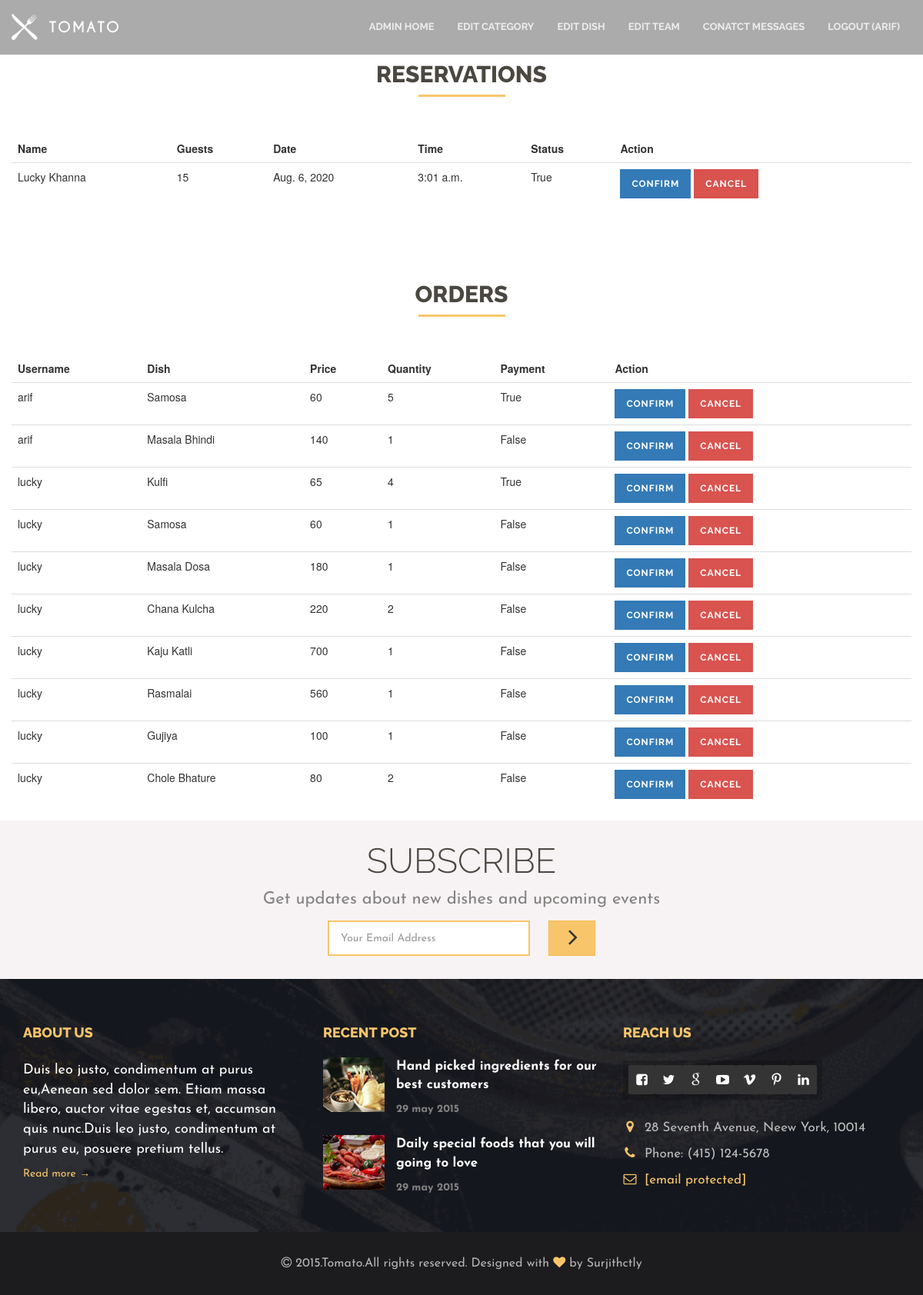
Page /management/AdminHome/ (signed in) on the committed database.
### customer/models.py (models this page shows, shortened)
class Reservation(models.Model):
    user = models.ForeignKey(User,on_delete=models.CASCADE,blank=True,null=True)
    name = models.CharField(blank=True,null=True,max_length=20)
    email = models.CharField(blank=True,null=True,max_length=40)
    guests = models.IntegerField(blank=True,null=True)
    date = models.DateField(blank=True,null=True)
    time = models.TimeField(blank=True,null=True)
    confirm = models.BooleanField(blank=True,null=True,default=False)
    mob = models.IntegerField(blank=True,null=True)

class Add_to_cart(models.Model):
    user = models.ForeignKey(User,on_delete=models.CASCADE, blank=True, null=True)
    dish = models.ForeignKey(Dish,on_delete=models.CASCADE, blank=True, null=True)
    qty = models.IntegerField(blank=True, null=True, default=1)
    confirmation = models.BooleanField(blank=True, null=True, default=False)

### management/models.py (models this page shows, shortened)
class Dish(models.Model):
    title = models.CharField(max_length=30,null=True,blank=True)
    des = models.TextField(null=True,blank=True)
    img = models.FileField(null=True,blank=True)
    img1 = models.FileField(null=True,blank=True)
    img2 = models.FileField(null=True,blank=True)
    mrp = models.IntegerField(null=True,blank=True)
    price = models.IntegerField(null=True,blank=True)
    available = models.BooleanField(default=True,null=True,blank=True)
    cat = models.ForeignKey(Category,on_delete=models.CASCADE,null=True,blank=True)

### management/views.py (the view, shortened to what this page needs)
# urls.py: path('AdminHome/',AdminHome,name='AdminHome'),
def AdminHome(request):
    if request.user.is_anonymous:
        return redirect('account')
    if not request.user.is_staff:
        return redirect('home')
    res = ReservationModel.objects.all()
    order = Add_to_cart.objects.all()
    if 'confirmOrder' in request.POST:
        Add_to_cart.objects.filter(id = request.POST['confirmOrder']).update(confirmation = True)
    if 'cancelOrder' in request.POST:
        Add_to_cart.objects.get(id = request.POST['cancelOrder']).delete()
    d = {'res':res , 'order':order}
    return render(request,'index2.html',d)

### templates/index2.html (shortened to what this page needs)
{% extends 'base2.html' %} {% block body %} {% load static %}
<div class="container">
  <div class="row">
    <div class="col-md-15">
      <div class="page-header">
        <h2>Reservations</h2>
      </div>
      <table class="table">
        <thead>
          <tr>
            <th>Name</th>
            <th>Guests</th>
            <th>Date</th>
            <th>Time</th>
            <th>Status</th>
            <th>Action</th>
          </tr>
        </thead>
        <tbody>
          {% for i in res %}
          <tr>
            <td>{{i.name}}</td>
            <td>{{i.guests}}</td>
            <td>{{i.date}}</td>
            <td>{{i.time}}</td>
            <td>{{ i.confirm }}</td>
            <form action="" method="post">
              <td>
                <button
                  type="submit"
                  name="confirm"
                  value="{{ i.id }}"
                  class="btn btn-primary btn-xs"
                >
                  Confirm
                </button>
                <button
                  type="submit"
                  name="cancel"
                  value="{{ i.id }}"
                  class="btn btn-danger btn-xs"
                >
                  Cancel
                </button>
              </td>
            </form>
            {% endfor %}
          </tr>
        </tbody>
      </table>
    </div>
  </div>
  <div class="row">
    <div class="col-md-15">
      <div class="page-header">
        <h2>Orders</h2>
      </div>
      <table class="table">
        <thead>
          <tr>
            <th>Username</th>
            <th>Dish</th>
            <th>Price</th>
            <th>Quantity</th>
            <th>Payment</th>
            <th>Action</th>
          </tr>
        </thead>
        <tbody>
          {% for i in order %}
          <tr>
            <td>{{i.user.username}}</td>
            <td>{{i.dish.title}}</td>
            <td>{{i.dish.price}}</td>
            <td>{{i.qty}}</td>
            <td>{{ i.confirmation }}</td>
            <form action="" method="post">
              <td>
                <button
                  type="submit"
                  name="confirmOrder"
                  value="{{ i.id }}"
                  class="btn btn-primary btn-xs"
                >
                  Confirm
                </button>
                <button
                  type="submit"
                  name="cancelOrder"
                  value="{{ i.id }}"
                  class="btn btn-danger btn-xs"
                >
                  Cancel
                </button>
              </td>
            </form>
            {% endfor %}
          </tr>
        </tbody>
      </table>
    </div>
  </div>
</div>
{% endblock %}

### templates/base2.html (shortened to what this page needs)
<!DOCTYPE html>
<html lang="en">
    {% load static %}
<head>
    <link rel="stylesheet" href="{% static 'css/bootstrap.min.css' %}">
    <link rel="stylesheet" href="{% static 'css/font-awesome/css/font-awesome.css' %}">
    <link rel="stylesheet" href="{% static 'css/plugin.css' %}">
    <link rel="stylesheet" href="{% static 'css/main.css' %}">
</head>
<body>
    <div class="body">
        <div class="main-wrapper">
            <nav class="navbar navbar-fixed-top">
                <div class="container">
                    <div class="navbar-header">
                        <a class="navbar-brand" href="index-2.html">
                            <img src="{% static 'img/nav-logo.png' %}" alt="nav-logo">
                        </a>
                    </div>
                    <div id="navbar" class="navbar-collapse collapse">
                        <ul class="nav navbar-nav navbar-right">
                            <li><a href="{% url 'AdminHome' %}">Admin Home</a></li>
                            <li><a href="{% url 'editCat' %}">Edit Category</a></li>
                            <li><a href="{% url 'editDish' %}">Edit Dish</a></li>
                            <li><a href="{% url 'editTeam' %}">Edit Team</a></li>
                            <li><a href="{% url 'contactUs' %}">Conatct Messages</a></li>
                            {% if request.user.is_authenticated %}
                                    <li><a href="{% url 'logout' %}">Logout ({{user.username}})</a></li>
                                    {% endif %}
                                </div>
                    </div>
                </div>
            {% block body %}
            {% endblock body %}
            <section class="subscribe">
                <div class="container">
                    <div class="row">
                        <div class="col-md-12">
                            <h1>Subscribe</h1>
                            <p>Get updates about new dishes and upcoming events</p>
                            <form class="form-inline"
                                action="https://demo.web3canvas.com/themeforest/tomato/php/subscribe.php" id="invite"
                                method="POST">
                                <div class="form-group">
                                    <input class="e-mail form-control" name="email" id="address" type="email"
                                        placeholder="Your Email Address" required>
                                </div>
                                <button type="submit" class="btn btn-default">
                                    <i class="fa fa-angle-right"></i>
                                </button>
                            </form>
                        </div>
                    </div>
                </div>
            </section>
            <section class="footer">
                <div class="container">
                    <div class="row">
                        <div class="col-md-4 col-sm-12">
                            <h1>About us</h1>
                            <p>Duis leo justo, condimentum at purus eu,Aenean sed dolor sem. Etiam massa libero, auctor
                                vitae egestas et, accumsan quis nunc.Duis leo justo, condimentum at purus eu, posuere
                                pretium tellus.</p>
                            <a href="about.html">Read more &rarr;</a>
                        </div>
                        <div class="col-md-4  col-sm-6">
                            <h1>Recent post</h1>
                            <div class="footer-blog clearfix">
                                <a href="blog_right_sidebar.html">
                                    <img src="{% static 'img/thumb8.png' %}" class="img-responsive footer-photo" alt="blog photos">
                                    <p class="footer-blog-text">Hand picked ingredients for our best customers</p>
                                    <p class="footer-blog-date">29 may 2015</p>
                                </a>
                            </div>
                            <div class="footer-blog clearfix last">
                                <a href="blog_right_sidebar.html">
                                    <img src="{% static 'img/thumb9.png' %}" class="img-responsive footer-photo" alt="blog photos">
                                    <p class="footer-blog-text">Daily special foods that you will going to love</p>
                                    <p class="footer-blog-date">29 may 2015</p>
                                </a>
                            </div>
                        </div>
                        <div class="col-md-4  col-sm-6">
                            <h1>Reach us</h1>
                            <div class="footer-social-icons">
                                <a href="https://www.facebook.com/">
                                    <i class="fa fa-facebook-square"></i>
                                </a>
                                <a href="https://www.twitter.com/">
                                    <i class="fa fa-twitter"></i>
                                </a>
                                <a href="https://plus.google.com/">
                                    <i class="fa fa-google"></i>
                                </a>
                                <a href="https://www.youtube.com/">
                                    <i class="fa fa-youtube-play"></i>
                                </a>
                                <a href="https://www.vimeo.com/">
                                    <i class="fa fa-vimeo"></i>
                                </a>
                                <a href="https://www.pinterest.com/">
                                    <i class="fa fa-pinterest-p"></i>
                                </a>
                                <a href="http://www.linkedin.com/">
                                    <i class="fa fa-linkedin"></i>
                                </a>
                            </div>
                            <div class="footer-address">
                                <p><i class="fa fa-map-marker"></i>28 Seventh Avenue, Neew York, 10014</p>
                                <p><i class="fa fa-phone"></i>Phone: (415) 124-5678</p>
                                <p><i class="fa fa-envelope-o"></i><a
                                        href="https://demo.web3canvas.com/cdn-cgi/l/email-protection"
                                        class="__cf_email__"
                                        data-cfemail="65161015150a17112517001611041017040b114b060a08">[email&#160;protected]</a>
                                </p>
                            </div>
                        </div>
                    </div>
                </div>
                <div class="footer-copyrights">
                    <div class="container">
                        <div class="row">
                            <div class="col-md-12">
                                <p><i class="fa fa-copyright"></i> 2015.Tomato.All rights reserved. Designed with <i
                                        class="fa fa-heart primary-color"></i> by Surjithctly</p>
                            </div>
                        </div>
                    </div>
                </div>
            </section>
        </div>
</body>
</html>

### static/css/main.css (style rules this page uses)
body { height:100%;overflow-y:scroll;-webkit-overflow-scrolling:touch }
h1,h2,h3,h4,h5,h6,.h1,.h2,.h3,.h4,.h5,.h6 { font-family:raleway,sans-serif;text-transform:uppercase;color:#4b4741;text-align:center;font-weight:800 }
.page-header { border:none;margin:80px 0 40px }
.page-header:after { content:"";display:block;position:relative;height:3px;width:113px;background-color:#f9c56a;margin:0 auto }
p { font-family:josefin sans,sans-serif;color:#828281;font-size:22px }
a,a:hover { text-decoration:none }
html { text-rendering:optimizeLegibility!important;-webkit-font-smoothing:antialiased!important }
.primary-color { color:#f9c56a }
.form-group { font-family:josefin sans,sans-serif }
.form-group input,.form-group textarea { border-radius:0;border:none!important;-webkit-box-shadow:none!important;-moz-box-shadow:none!important;box-shadow:none!important;background-color:#f3f1ed;padding:10px 15px }
.btn { border-radius:0;border:none;font-family:raleway,sans-serif;text-transform:uppercase;letter-spacing:1px;font-weight:700;padding:10px 15px }
.btn-default { background-color:#f9c56a }
.navbar { background-color:rgba(0,0,0,.33);color:#fff;z-index:50;margin:0;transition:.4s }
.navbar .navbar-nav>li>a { color:#ececec;text-transform:uppercase;padding:25px 15px;font-weight:700;font-size:13px;font-family:raleway,sans-serif;transition:all .5s ease }
.navbar .navbar-brand { padding:18px 0 }
.footer { background:url(../img/bg6.png) no-repeat center center;-webkit-background-size:cover;-moz-background-size:cover;-o-background-size:cover;background-size:cover }
.footer .container { padding-bottom:44px }
.footer-copyrights .container { padding-bottom:0 }
.footer h1 { color:#f9c56a;font-size:18px;text-align:left;margin:60px 0 26px }
.footer p { color:#fff;font-size:18px }
.footer-address p { color:#bcbcbc;font-size:17px }
.footer a { color:#f9c56a;text-decoration:none }
.footer .footer-blog { margin-bottom:27px }
.footer .footer-blog.last { margin-bottom:0 }
.footer .footer-blog img { float:left;margin-right:15px }
.footer .footer-blog .footer-blog-text { font-weight:700;font-size:17px;margin-top:-4px!important }
.footer .footer-blog .footer-blog-date { font-size:14px;color:#828281;font-weight:700;margin:0 }
.footer .footer-social-icons { background:rgba(0,0,0,.2);padding:6px 7px 7px;margin-bottom:25px;display:table }
.footer .footer-social-icons a { padding:9px 0 6px;margin-right:0 1px;color:#fff;background-color:#343434;border-radius:2px;width:35px;height:38px;display:inline-block;text-align:center;font-size:17px }
.footer-address .fa { margin-right:10px;color:#f9c56a;width:18px;text-align:center }
.footer .footer-copyrights { text-align:center;background-color:#1c1c1e }
.footer .footer-copyrights p { margin:30px 0;color:#b5b5b4;font-size:16px }
.subscribe { padding:30px 0;background:#f7f3f4 }
.subscribe h1 { font-weight:300;text-align:left;margin:0;float:left;line-height:45px;font-size:45px }
.subscribe p { float:left;margin:5px 0 0 40px;line-height:35px }
.subscribe form { float:right }
.subscribe form .btn .fa { font-size:34px;padding:0 8px;position:relative;top:-2px;left:2px }
.subscribe input { border:2px solid #f9c56a!important;background:#fff none repeat scroll 0% 0%;margin:0 20px;width:263px!important;line-height:42px;height:46px }
.subscribe .btn-default { padding:0 15px;height:46px;border:1px solid #f2ba57;-webkit-transition:all .5s ease;-o-transition:all .5s ease;transition:all .5s ease }
@media (max-width:1200px) { .subscribe h1,.subscribe p,.subscribe form { float:none;text-align:center } }
@media (max-width:1200px) { .subscribe p { margin-left:0;margin-top:10px } }
@media (max-width:1200px) { .subscribe form { width:100%;margin-top:10px } }
@media (max-width:1200px) { .subscribe input { margin-left:0 } }
@media (max-width:1200px) { .subscribe .form-inline .form-group { display:inline-block } }
table { width:100% }
.table thead tr th { border-radius:0!important;border:none }
.footer { font-family:Josefin Sans }
.footer .footer-blog .footer-blog-text { margin-top:-15px }
input,textarea { outline:0 }
.main-wrapper { position:relative;background:#fff }
.body { width:100%;position:relative;overflow:hidden;background:#fff }
.slick-slide,.slick-list,.slick-active,button,input,textarea { outline:0 }

### rows in the picture
Reservation: name "Lucky Khanna", guests "15", date "Aug. 6, 2020", time "3:01 a.m.", confirm "True", {{ i.id }} 5 (drawn)
Add_to_cart: user.username "arif", dish "Samosa", dish.price "60", qty "5", confirmation "True", {{ i.id }} 3 (drawn)
Add_to_cart: user.username "arif", dish "Masala Bhindi", dish.price "140", qty "1", confirmation "False", {{ i.id }} 16 (drawn)
Add_to_cart: user.username "lucky", dish "Kulfi", dish.price "65", qty "4", confirmation "True", {{ i.id }} 23 (drawn)
Add_to_cart: user.username "lucky", dish "Samosa", dish.price "60", qty "1", confirmation "False", {{ i.id }} 24 (drawn)
Add_to_cart: user.username "lucky", dish "Masala Dosa", dish.price "180", qty "1", confirmation "False", {{ i.id }} 25 (drawn)
Add_to_cart: user.username "lucky", dish "Chana Kulcha", dish.price "220", qty "2", confirmation "False", {{ i.id }} 26 (drawn)
Add_to_cart: user.username "lucky", dish "Kaju Katli", dish.price "700", qty "1", confirmation "False", {{ i.id }} 27 (drawn)
Add_to_cart: user.username "lucky", dish "Rasmalai", dish.price "560", qty "1", confirmation "False", {{ i.id }} 28 (drawn)
Add_to_cart: user.username "lucky", dish "Gujiya", dish.price "100", qty "1", confirmation "False", {{ i.id }} 29 (drawn)
Add_to_cart: user.username "lucky", dish "Chole Bhature", dish.price "80", qty "2", confirmation "False", {{ i.id }} 30 (drawn)

### other values in the picture
{{ user.username }} "ARIF"
